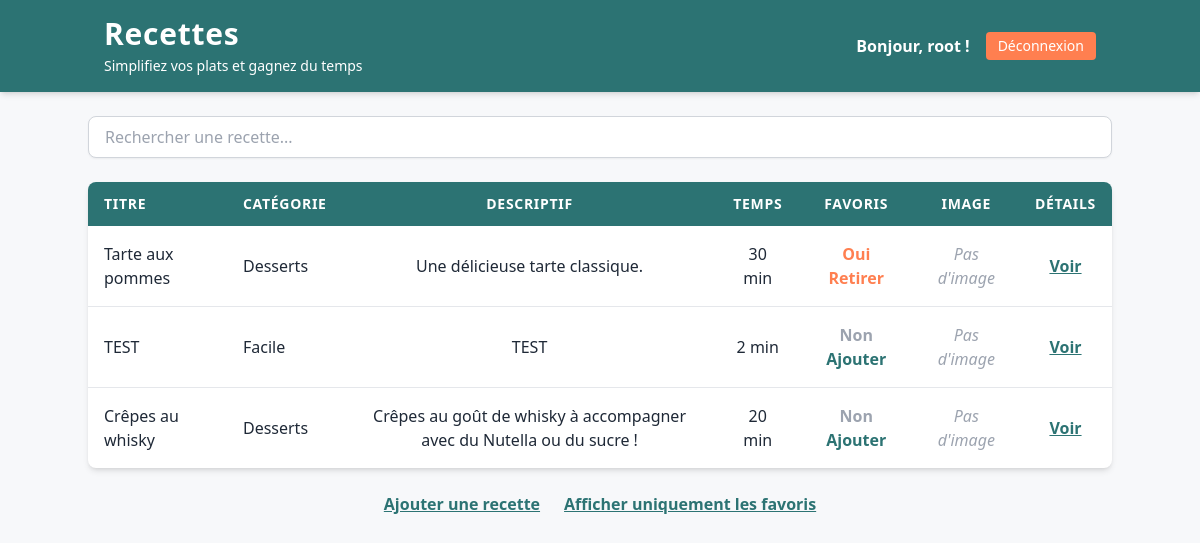
The app's page / (signed in) with its own data.
### recettes/models.py (models this page shows, shortened)
class Recette(models.Model):
    titre = models.CharField(max_length=200)
    description = models.TextField()
    categorie = models.ForeignKey(
        Categorie, on_delete=models.CASCADE, related_name='recettes'
    )  # Lien avec le modèle Categorie
    temps_preparation = models.IntegerField()
    temps_cuisson = models.IntegerField()
    ingredients = models.TextField()
    image = models.ImageField(upload_to='images/', null=True, blank=True)

class Categorie(models.Model):
    nom = models.CharField(max_length=100, unique=True)  # Le nom de la catégorie doit être unique

### recettes/views.py (the view)
# urls.py: 2. Add a URL to urlpatterns:  path('', views.home, name='home')
def home(request):
    rows = Recette.objects.all()
    if request.user.is_authenticated:
        favoris_ids = Favori.objects.filter(user=request.user).values_list('recette_id', flat=True)
        favoris_ids = [int(f) for f in favoris_ids]  # Force les IDs à être des entiers
    else:
        favoris_ids = []  # Aucun favori pour un utilisateur non connecté
    return render(request, 'recettes.html', {'rows': rows, 'favoris_ids': favoris_ids})

### recettes/templates/recettes.html (shortened to what this page needs)
<!DOCTYPE html>
<html lang="fr">
<head>
  <script src="https://cdn.tailwindcss.com"></script>
</head>
<body class="bg-LightGray text-gray-800">
  <header class="bg-Blue text-white py-4 shadow-md">
    <div class="container mx-auto px-4 flex justify-between items-center">
      <div>
        <h1 class="text-3xl font-extrabold tracking-wide">Recettes</h1>
        <p class="text-sm font-light mt-1">Simplifiez vos plats et gagnez du temps</p>
      </div>
      <div>
        {% if request.user.is_authenticated %}
          <div class="flex items-center space-x-4">
            <span class="font-semibold">Bonjour, {{ request.user.username }} !</span>
            <a href="{% url 'logout' %}" class="bg-Red px-3 py-1 rounded text-sm hover:bg-red-600 transition">
              Déconnexion
            </a>
          </div>
        {% else %}
          <a href="{% url 'login' %}" class="bg-Red px-3 py-1 rounded text-sm hover:bg-red-600 transition">
            Connexion
          </a>
        {% endif %}
      </div>
    </div>
  </header>
  <main class="p-6">
    <div class="container mx-auto mb-6">
      <input type="text" id="search-input" onkeyup="filterTable()"
             placeholder="Rechercher une recette..."
             class="w-full border border-gray-300 rounded-lg px-4 py-2 shadow-sm focus:ring-2 focus:ring-Blue focus:outline-none">
    </div>
    <div class="container mx-auto bg-white shadow-md rounded-lg overflow-hidden">
      <table class="min-w-full">
        <thead class="bg-Blue text-white text-sm uppercase tracking-wider">
          <tr>
            <th class="px-4 py-3 text-left">Titre</th>
            <th class="px-4 py-3 text-left">Catégorie</th>
            <th class="px-4 py-3 text-center">Descriptif</th>
            <th class="px-4 py-3 text-center">Temps</th>
            <th class="px-4 py-3 text-center">Favoris</th>
            <th class="px-4 py-3 text-center">Image</th>
            <th class="px-4 py-3 text-center">Détails</th>
          </tr>
        </thead>
        <tbody class="divide-y divide-gray-200">
          {% for row in rows %}
          <tr class="hover:bg-gray-100 transition">
            <td class="px-4 py-4">{{ row.titre }}</td>
            <td class="px-4 py-4">{{ row.categorie.nom }}</td>
            <td class="px-4 py-4 text-center">{{ row.description }}</td>
            <td class="px-4 py-4 text-center">{{ row.temps_preparation }} min</td>
            <td class="px-4 py-4 text-center">
              {% if row.id in favoris_ids %}
                <span class="text-Red font-semibold">Oui</span>
                <a href="{% url 'toggle_favoris' row.pk %}"
                   class="text-Red font-semibold hover:text-red-600 transition">
                  Retirer
                </a>
              {% else %}
                <span class="text-gray-400 font-semibold">Non</span>
                <a href="{% url 'toggle_favoris' row.pk %}"
                   class="text-Blue font-semibold hover:text-teal-700 transition">
                  Ajouter
                </a>
              {% endif %}
            </td>
            <td class="px-4 py-4 text-center">
              {% if row.image %}
                <img src="{{ row.image.url }}" alt="Recette" class="w-16 h-16 rounded-lg mx-auto">
              {% else %}
                <span class="text-gray-400 italic">Pas d'image</span>
              {% endif %}
            </td>
            <td class="px-4 py-4 text-center">
              <a href="{% url 'details' row.id %}"
                 class="text-Blue font-semibold underline hover:text-teal-700 transition">
                Voir
              </a>
            </td>
          </tr>
          {% empty %}
          <tr>
            <td colspan="7" class="px-4 py-4 text-center text-gray-500 italic">
              Aucune recette disponible.
            </td>
          </tr>
          {% endfor %}
        </tbody>
      </table>
    </div>
    <div class="container mx-auto flex justify-center mt-6 space-x-6">
      <a href="/manage" class="text-Blue font-semibold underline hover:text-teal-700 transition">
        Ajouter une recette
      </a>
      <a href="/favoris" class="text-Blue font-semibold underline hover:text-teal-700 transition">
        Afficher uniquement les favoris
      </a>
    </div>
  </main>
</body>
</html>

### records on screen
Recette: titre "Tarte aux pommes", categorie.nom "Desserts", description "Une délicieuse tarte classique.", temps_preparation "30", shows "Oui", image "Pas d'image"
Recette: titre "TEST", categorie.nom "Facile", description "TEST", temps_preparation "2", shows "Non", image "Pas d'image"
Recette: titre "Crêpes au whisky", categorie.nom "Desserts", description "Crêpes au goût de whisky à accompagner avec du Nutella ou du sucre !", temps_preparation "20", shows "Non", image "Pas d'image"

### other values on screen
{{ request.user.username }} "root"
